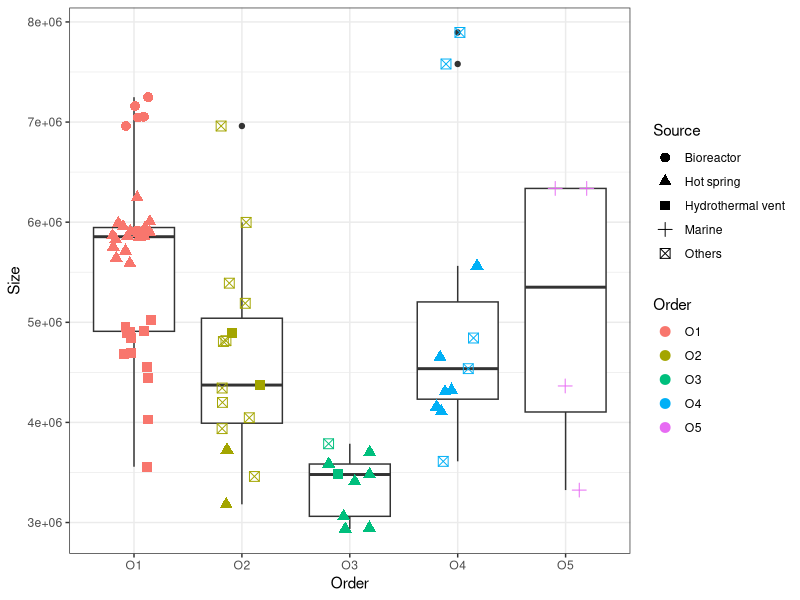
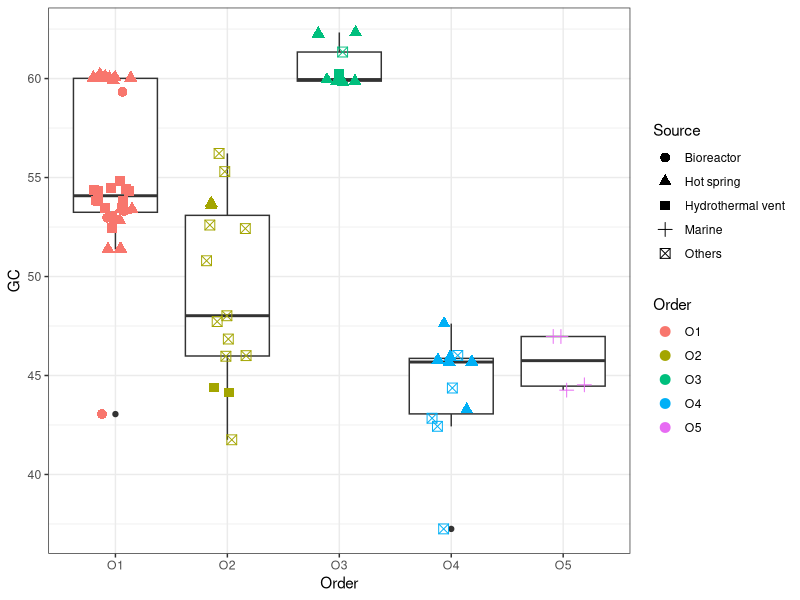

Here is the R script that generated these plots, in order:
df <- read.table("Genome_size_and_GC.txt", header=T, row.names=1,sep="\t")

library(ggplot2)
p <- ggplot(df, aes(x=Order, y=Size)) + 
  geom_boxplot() + 
  geom_point(aes(colour = Order,shape=Source),position=position_jitter(0.2),size=3) + 
  theme_bw() 
ggsave(p, filename = "Size.pdf")
q <- ggplot(df, aes(x=Order, y=GC)) + 
  geom_boxplot() + 
  geom_point(aes(colour = Order,shape=Source),position=position_jitter(0.2),size=3) + 
  theme_bw() 
ggsave(q, filename = "GC.pdf")
